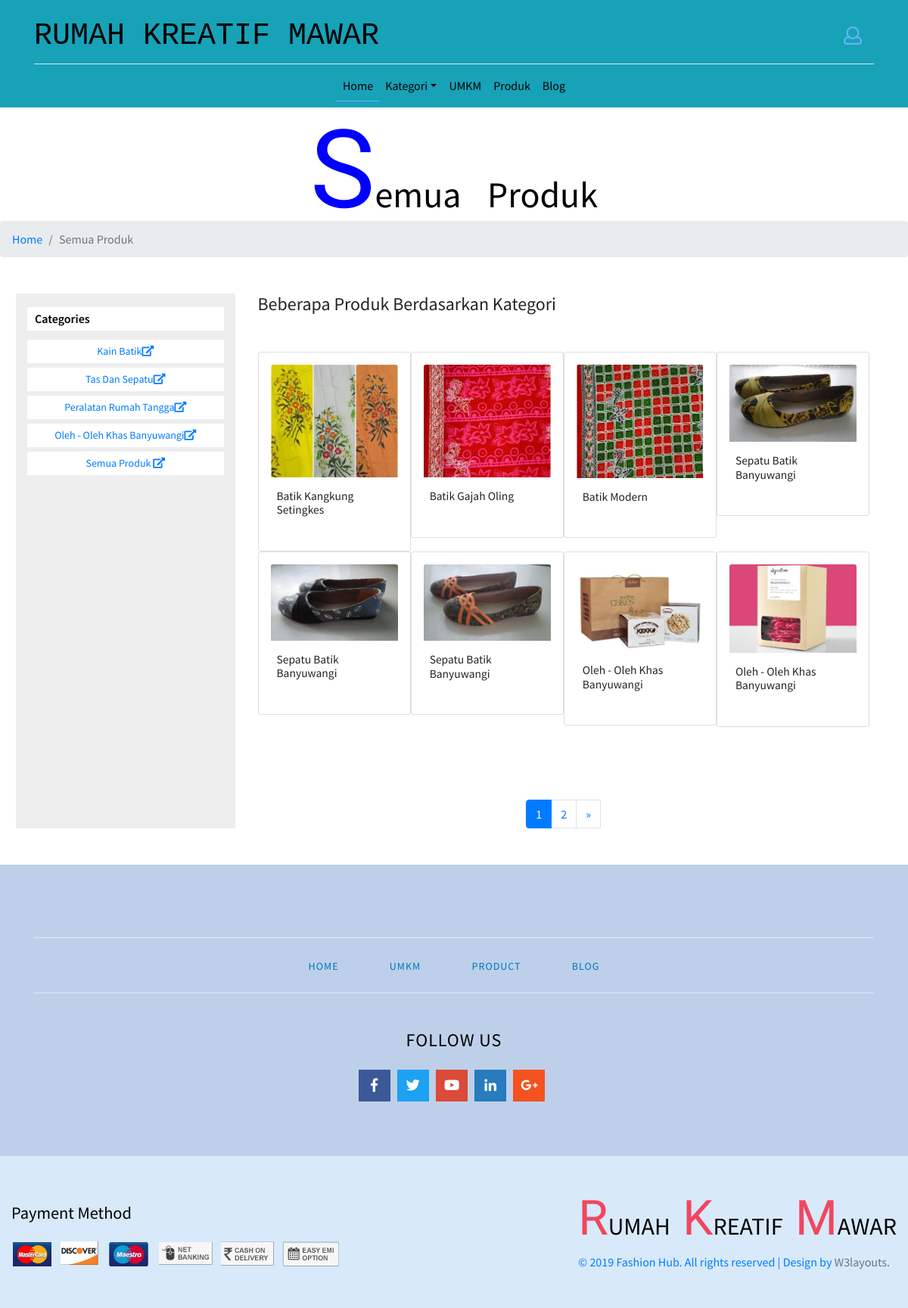
Page /index.php/guest_product/guestAllProductCategory on the committed database.
### tables this page shows
CREATE TABLE `product_category` (
  `id` int(11) NOT NULL,
  `category_name` varchar(100) NOT NULL
);

CREATE TABLE `products` (
  `id` int(11) NOT NULL,
  `name` varchar(150) NOT NULL,
  `image` varchar(250) NOT NULL,
  `descriptions` text NOT NULL,
  `link_product` text,
  `id_umkm` int(11) NOT NULL,
  `id_category` int(11) NOT NULL,
  `created_at` timestamp NOT NULL DEFAULT CURRENT_TIMESTAMP,
  `updated_at` timestamp NOT NULL DEFAULT '0000-00-00 00:00:00' ON UPDATE CURRENT_TIMESTAMP
);

### application/views/layouts/guest/base.php (called while the page is built, shortened)
<?php defined('BASEPATH') OR exit('No direct script access allowed');
$CI =& get_instance();
$data['categories'] = $CI->db->get('product_category')->result();
$this->load->view('layouts/guest/header', $data);
	$this->load->view('pages/'. $content);

### index.php (called while the page is built, shortened)
<?php
require_once BASEPATH.'core/CodeIgniter.php';

### application/helpers/flash_message_helper.php (called while the page is built, shortened)
<?php
if (!function_exists('getFlashMessage')) {
    function getFlashMessage()
    {
        $CI = get_instance();
        $success  = $CI->session->flashdata('success');
        $error    = $CI->session->flashdata('error');
        if ($success) {
            $notif = $success;
            return $notif;
        } else if ($error) {
            $notif = $error;
            return $notif;
        } else {
            $notif = false;
            return $notif;
        }
    }
}

### application/models/Pagination_model.php (called while the page is built, shortened)
<?php
class Pagination_model extends CI_Model {
	function data($table, $limit, $start)
	{
		return $this->db->get($table, $limit, $start)->result();
	}
}

### application/views/pages/guest/product/product_all.php (the view, shortened to what this page needs)
<div class="innerf-pages section">
    <div class="fh-container mx-auto">
        <div class="row my-lg-5 mb-5">
            <div class="side-bar col-lg-3">
                <div class="left-side">
                    <h3 class="shopf-sear-headits-sear-head">
                        Categories</h3>
                    <ul>
                        <?php foreach($categories as $category) :  ?>
                        <li class="bg-white">
                            <div class="text-center">
                            <?php echo anchor('product/ct/'.$category->id.'/p', ''.$category->category_name.'<i class="fas fa-external-link-alt"></i>', ['class' => 'text-capitalize btn btn-sm btn-rounded']); ?>
                            </div>
                        </li>
                        <?php endforeach; ?>
                        <li class="bg-white">
                            <div class="text-center">
                            <?php echo anchor('all-product/','Semua Produk <i class="fas fa-external-link-alt"></i>', ['class' => 'text-capitalize btn btn-sm btn-rounded']); ?>
                            </div>
                        </li>
                    </ul>
                </div>
            </div>
            <div class="col-lg-9 mt-lg-0 mt-5 right-product-grid">
                <div class="section singlep_btm pb-5">
                    <div class="container">
                        <h4 class="rad-txt text-capitalize">Beberapa Produk Berdasarkan Kategori
                        </h4>
                        <div class="new_arrivals mt-5">
                            <div class="card-group my-5">
                                <?php if(count($all_product_categories) > 0): ?>
                                    <?php foreach ($all_product_categories as $product): ?>
                                        <div class="col-lg-3 col-sm-6 p-0">
                                            <div class="card product-men p-3">
                                                <div class="men-thumb-item">
                                                    <img src="<?php echo base_url('uploads/produk/'.$product->image) ?>" alt="img" class="card-img-top">
                                                </div>
                                                <div class="card-body  py-3 px-2">
                                                    <h5 class="card-title text-capitalize"><?php echo $product->name ?></h5>
                                                </div>
                                            </div>
                                        </div>
                                    <?php endforeach ?>
                                <?php else: ?>
                                    <p class="text-capitalize">belum ada produk yang di post</p>
                                <?php endif ?>
                            </div>
                        </div>
                    </div>
                </div>
                <?php
                    echo $this->pagination->create_links();
                ?>
            </div>
        </div>
    </div>

### assets/guest/css/shop.css (style rules this page uses)
.fh-container.mx-auto { width: 90%; }
h5.card-title { font-size: 15.5px; }
.btn { display: inline-block; }
.left-side ul li { display: inline-block; width: 100%; margin-bottom: 6px; }
.side-bar { background: #eee; }
.left-side { margin-top: 18px; }
h3.shopf-sear-headits-sear-head { font-size: 16px; color: #000; font-weight: 600; margin-bottom: 12px; text-transform: capitalize; background: #fff; padding: 6px 10px; }
.men-thumb-item { position: relative; }
@media screen and (max-width: 1440px) { .fh-container.mx-auto { width: 94%; } }

### assets/guest/css/style.css (style rules this page uses)
body { margin: 0; font-family: 'Source Sans Pro', sans-serif; background: #fff; }
body a, .gallery-item img { transition: 0.5s all; -webkit-transition: 0.5s all; -moz-transition: 0.5s all; text-decoration: none; outline: none; }
h1, h2, h3, h4, h5, h6 { margin: 0; font-family: 'Source Sans Pro', sans-serif; }
ul { margin: 0; padding: 0; }
ul { list-style-type: none; }
@media screen and (max-width: 1440px) { .fh-container.mx-auto { width: 94%; } }

### rows in the picture
product_category: id+category_name "Kain Batik"
product_category: id+category_name "Tas Dan Sepatu"
product_category: id+category_name "Peralatan Rumah Tangga"
product_category: id+category_name "Oleh - Oleh Khas Banyuwangi"
products: image (picture), name "Batik Kangkung Setingkes"
products: image (picture), name "Batik Gajah Oling"
products: image (picture), name "Batik Modern"
products: image (picture), name "Sepatu Batik Banyuwangi"
products: image (picture), name "Sepatu Batik Banyuwangi"
products: image (picture), name "Sepatu Batik Banyuwangi"
products: image (picture), name "Oleh - Oleh Khas Banyuwangi"
products: image (picture), name "Oleh - Oleh Khas Banyuwangi"

### other values in the picture
substr($title,0,1) "S"
substr($title,1) "Emua Produk"
$title "Semua Produk"
$this->pagination->create_links() "1 2 »"
